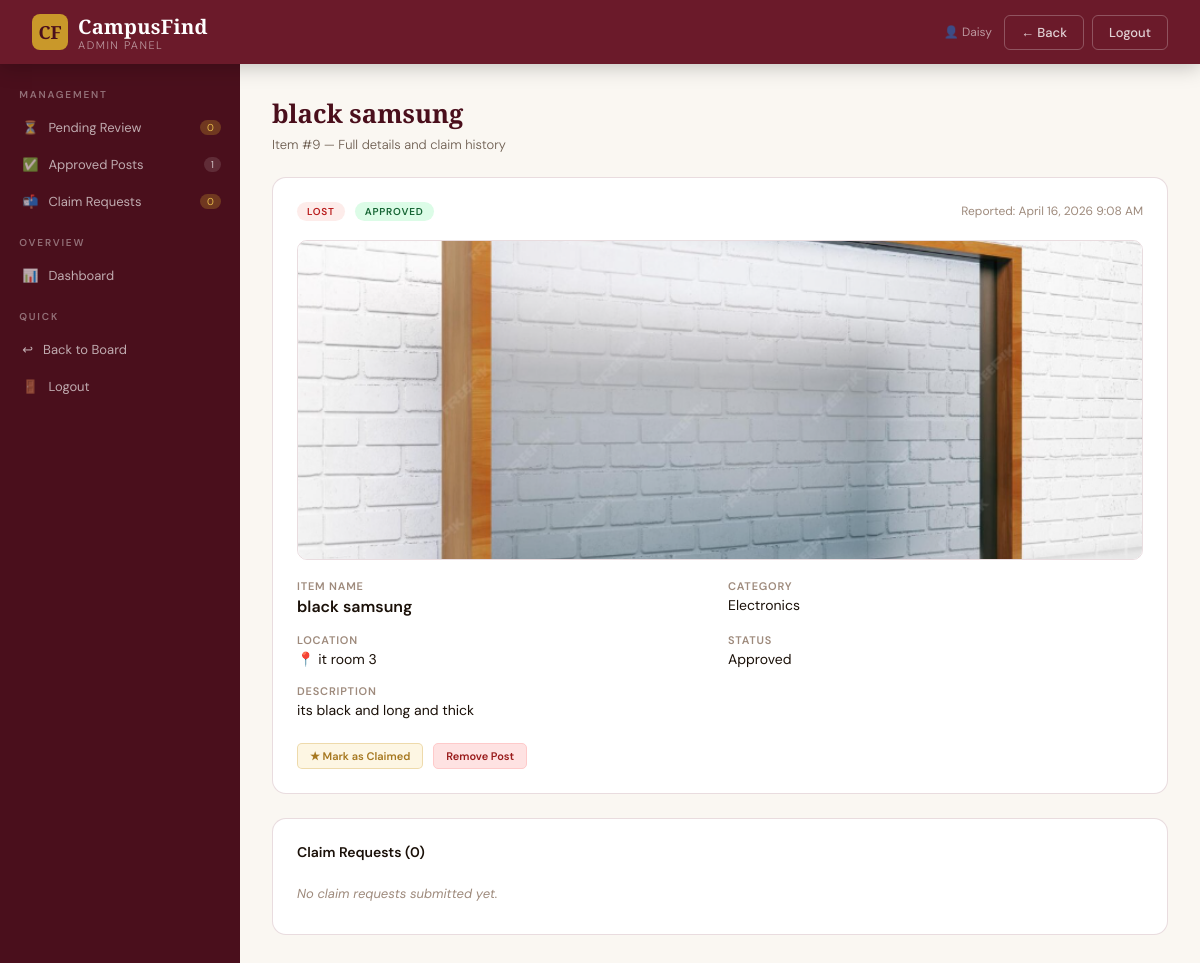
The app's page /admin/item_detail.php?id=9 (signed in) with its own data.
### tables this page shows
CREATE TABLE `items` (
  `id` int(11) NOT NULL,
  `type` enum('lost','found') NOT NULL,
  `name` varchar(255) NOT NULL,
  `category` varchar(100) NOT NULL,
  `location` varchar(255) NOT NULL,
  `description` text DEFAULT NULL,
  `image_path` varchar(255) DEFAULT NULL,
  `status` enum('pending','approved','rejected','claimed') NOT NULL DEFAULT 'pending',
  `created_at` datetime NOT NULL DEFAULT current_timestamp(),
  `updated_at` datetime NOT NULL DEFAULT current_timestamp() ON UPDATE current_timestamp()
);

### admin/item_detail.php (the view, shortened to what this page needs)
<?php
require_once __DIR__ . '/../includes/functions.php';
$id   = isset($_GET['id']) ? (int) $_GET['id'] : 0;
$item = $id ? getItemWithClaims($id) : null;
$stats     = getStats();
$allClaims = getClaimRequests();
?>
<!DOCTYPE html>
<html lang="en">
<head>
<link rel="stylesheet" href="../assets/style.css">
</head>
<body>
<nav>
  <a class="nav-brand" href="../index.php">
    <div class="nav-logo">CF</div>
    <div>
      <span class="nav-title">CampusFind</span>
      <span class="nav-sub">Admin Panel</span>
    </div>
  </a>
  <div class="nav-actions">
    <span style="font-size:12px;color:rgba(255,255,255,0.55);margin-right:4px;">👤 <?= e($_SESSION['admin_username']) ?></span>
    <a class="nav-btn nav-btn-ghost" href="javascript:history.back()">← Back</a>
    <a class="nav-btn nav-btn-ghost" href="logout.php" onclick="return confirm('Log out?')">Logout</a>
  </div>
</nav>
<div class="admin-layout">
  <div class="admin-sidebar">
    <div class="admin-sidebar-title">Management</div>
    <a class="admin-nav-item" href="index.php">
      <span>⏳</span> Pending Review
      <span class="admin-nav-count pending"><?= $stats['pending'] ?></span>
    </a>
    <a class="admin-nav-item" href="approved.php">
      <span>✅</span> Approved Posts
      <span class="admin-nav-count"><?= $stats['active'] + $stats['claimed'] ?></span>
    </a>
    <a class="admin-nav-item" href="claims.php">
      <span>📬</span> Claim Requests
      <span class="admin-nav-count pending"><?= count($allClaims) ?></span>
    </a>
    <div class="admin-sidebar-title">Overview</div>
    <a class="admin-nav-item" href="dashboard.php"><span>📊</span> Dashboard</a>
    <div class="admin-sidebar-title">Quick</div>
    <a class="admin-nav-item" href="../index.php"><span>↩</span> Back to Board</a>
    <a class="admin-nav-item" href="logout.php" onclick="return confirm('Log out?')"><span>🚪</span> Logout</a>
  </div>
  <div class="admin-main">
    <div class="admin-page-title"><?= e($item['name']) ?></div>
    <div class="admin-page-sub">Item #<?= $item['id'] ?> — Full details and claim history</div>
    <div class="detail-card">
      <div style="display:flex;align-items:center;gap:10px;margin-bottom:1.2rem;">
        <?= typeBadge($item['type']) ?>
        <?= statusPill($item['status']) ?>
        <span style="font-size:12px;color:var(--text-light);margin-left:auto;">Reported: <?= date('F j, Y g:i A', strtotime($item['created_at'])) ?></span>
      </div>
      <?php if (!empty($item['image_path'])): ?>
        <img class="item-image-full" src="../<?= e($item['image_path']) ?>" alt="Photo of <?= e($item['name']) ?>">
      <?php else: ?>
        <div class="no-image-box"><span>📷</span> No photo uploaded for this item</div>
      <?php endif; ?>
      <div class="detail-grid">
        <div class="detail-field">
          <div class="detail-label">Item Name</div>
          <div class="detail-value" style="font-weight:600;font-size:16px;"><?= e($item['name']) ?></div>
        </div>
        <div class="detail-field">
          <div class="detail-label">Category</div>
          <div class="detail-value"><?= e($item['category']) ?></div>
        </div>
        <div class="detail-field">
          <div class="detail-label">Location</div>
          <div class="detail-value">📍 <?= e($item['location']) ?></div>
        </div>
        <div class="detail-field">
          <div class="detail-label">Status</div>
          <div class="detail-value"><?= ucfirst($item['status']) ?></div>
        </div>
      </div>
      <div class="detail-field" style="margin-top:0.5rem;">
        <div class="detail-label">Description</div>
        <div class="detail-value"><?= e($item['description'] ?: 'No description provided.') ?></div>
      </div>
      <div style="margin-top:1.5rem;display:flex;gap:10px;flex-wrap:wrap;">
        <?php if ($item['status'] === 'pending'): ?>
          <a class="btn-approve" href="actions.php?action=approve&id=<?= $item['id'] ?>&redirect=item_detail">✓ Approve Post</a>
          <a class="btn-reject"  href="actions.php?action=reject&id=<?= $item['id'] ?>&redirect=index" onclick="return confirm('Reject and delete this post?')">✕ Reject Post</a>
        <?php elseif ($item['status'] === 'approved'): ?>
          <a class="btn-gold"    href="actions.php?action=claimed&id=<?= $item['id'] ?>&redirect=item_detail" onclick="return confirm('Mark as claimed/reunited?')">★ Mark as Claimed</a>
          <a class="btn-reject"  href="actions.php?action=reject&id=<?= $item['id'] ?>&redirect=approved" onclick="return confirm('Remove this post from the board?')">Remove Post</a>
        <?php elseif ($item['status'] === 'claimed'): ?>
          <span style="font-size:13px;color:#166534;font-weight:600;">✓ This item has been reunited with its owner.</span>
        <?php endif; ?>
      </div>
    </div>
    <div class="detail-card">
      <div class="admin-table-title" style="margin-bottom:1rem;">Claim Requests (<?= count($item['claims']) ?>)</div>
      <?php if (empty($item['claims'])): ?>
        <div style="font-size:13px;color:var(--text-light);font-style:italic;padding:8px 0;">No claim requests submitted yet.</div>
      <?php endif; ?>
    </div>
  </div>
</div>
</body>
</html>

### assets/style.css (style rules this page uses)
:root { --maroon: #6B1A2A; --maroon-dark: #4A0F1C; --maroon-light: #8B2A3E; --maroon-pale: #F5E8EB; --gold: #C9982A; --gold-dark: #A67820; --gold-light: #E4B84A; --gold-pale: #FDF6E3; --cream: #FAF7F2; --white: #FFFFFF; --text: #1A1008; --text-muted: #6B5B4E; --text-light: #9E8A7C; --border: rgba(107,26,42,0.15); --border-strong: rgba(107,26,42,0.3); --shadow: 0 2px 16px rgba(107,26,42,0.1); --shadow-lg: 0 8px 40px rgba(107,26,42,0.15); }
* { box-sizing: border-box; margin: 0; padding: 0; }
body { font-family: 'DM Sans', sans-serif; background: var(--cream); color: var(--text); min-height: 100vh; }
a { text-decoration: none; color: inherit; }
nav { background: var(--maroon); padding: 0 2rem; display: flex; align-items: center; justify-content: space-between; height: 64px; position: sticky; top: 0; z-index: 100; box-shadow: 0 2px 20px rgba(0,0,0,0.25); }
.nav-brand { display: flex; align-items: center; gap: 10px; }
.nav-logo { width: 36px; height: 36px; background: var(--gold); border-radius: 8px; display: flex; align-items: center; justify-content: center; font-family: 'Playfair Display', serif; font-weight: 900; font-size: 18px; color: var(--maroon-dark); }
.nav-title { font-family: 'Playfair Display', serif; font-size: 20px; color: white; font-weight: 700; letter-spacing: 0.3px; }
.nav-sub { font-size: 11px; color: rgba(255,255,255,0.55); font-weight: 300; letter-spacing: 1.5px; text-transform: uppercase; display: block; margin-top: -2px; }
.nav-actions { display: flex; align-items: center; gap: 8px; }
.nav-btn { padding: 8px 16px; border-radius: 6px; font-family: 'DM Sans', sans-serif; font-size: 13px; font-weight: 500; cursor: pointer; border: none; transition: all 0.2s; }
.nav-btn-ghost { background: transparent; color: rgba(255,255,255,0.8); border: 1px solid rgba(255,255,255,0.25); }
.detail-label { font-size: 11px; font-weight: 600; text-transform: uppercase; letter-spacing: 0.8px; color: var(--text-light); margin-bottom: 3px; }
.detail-value { font-size: 14px; color: var(--text); }
.admin-layout { display: grid; grid-template-columns: 240px 1fr; min-height: calc(100vh - 64px); }
.admin-sidebar { background: var(--maroon-dark); padding: 1.5rem 0; }
.admin-sidebar-title { font-size: 10px; text-transform: uppercase; letter-spacing: 1.8px; color: rgba(255,255,255,0.4); font-weight: 600; padding: 0 1.2rem; margin-bottom: 0.5rem; margin-top: 1rem; }
.admin-sidebar-title:first-child { margin-top: 0; }
.admin-nav-item { display: flex; align-items: center; gap: 10px; padding: 10px 1.2rem; font-size: 13px; color: rgba(255,255,255,0.65); border-left: 3px solid transparent; text-decoration: none; transition: all 0.2s; font-weight: 400; }
.admin-nav-count { margin-left: auto; background: rgba(255,255,255,0.12); font-size: 10px; padding: 1px 7px; border-radius: 10px; color: rgba(255,255,255,0.7); }
.admin-nav-count.pending { background: rgba(201,152,42,0.3); color: var(--gold-light); }
.admin-main { padding: 2rem; background: var(--cream); }
.admin-page-title { font-family: 'Playfair Display', serif; font-size: 1.6rem; font-weight: 700; color: var(--maroon-dark); margin-bottom: 0.3rem; }
.admin-page-sub { font-size: 13px; color: var(--text-muted); margin-bottom: 1.5rem; font-weight: 300; }
.admin-table-title { font-size: 14px; font-weight: 600; color: var(--text); }
.btn-reject { background: #FEE2E2; color: #991B1B; border: 1px solid #FECACA; padding: 5px 12px; font-size: 11px; font-weight: 600; border-radius: 5px; cursor: pointer; font-family: 'DM Sans',sans-serif; transition: all 0.2s; text-decoration: none; }
.btn-gold { background: var(--gold-pale); color: var(--gold-dark); border: 1px solid rgba(201,152,42,0.3); padding: 5px 12px; font-size: 11px; font-weight: 600; border-radius: 5px; cursor: pointer; font-family: 'DM Sans',sans-serif; transition: all 0.2s; text-decoration: none; }

### admin/item_detail.php (style rules this page uses)
.detail-card { background: white; border-radius: 14px; border: 1px solid var(--border); padding: 1.5rem; margin-bottom: 1.5rem; }
.detail-grid { display: grid; grid-template-columns: 1fr 1fr; gap: 1rem; margin-bottom: 1rem; }
.detail-field { margin-bottom: 0; }
.item-image-full { width: 100%; max-height: 320px; object-fit: cover; border-radius: 10px; border: 1px solid var(--border); margin-bottom: 1.2rem; display: block; }

### records on screen
items: name "black samsung", id "9", created_at "April 16, 2026 9:08 AM", image_path (picture), category "Electronics", location "it room 3", status "Approved", description "its black and long and thick"

### other values on screen
$_SESSION['admin_username'] "Daisy"
$stats['pending'] "0"
$stats['active'] + $stats['claimed'] "1"
count($allClaims) "0"
$label "APPROVED"
count($item['claims']) "0"
